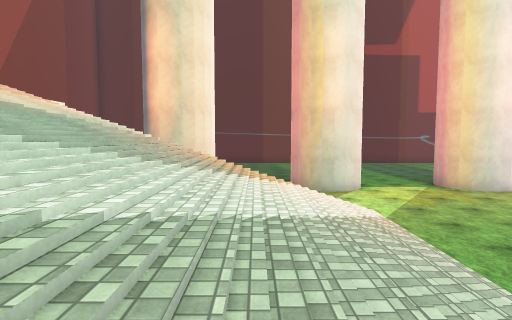
View 1 (above)

23 first-person views from a walk through a 3-D level made in the Unity game engine. The camera is 1.4 m above the floor, tilts 4° down and sees 80° across. The floor is counted in squares, 2 m on a side. Each view is taken from the middle of a square. On the plan, view 1 faces up. The plan holds only what a view shows up to about 10 squares ahead; the rest is blank. The place goes on beyond the plan. The player is left out. Some surface patterns are stand-ins.

View 2
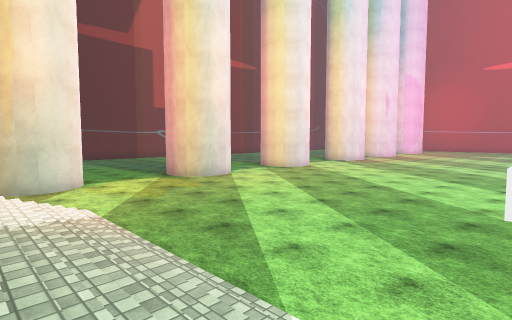

View 3
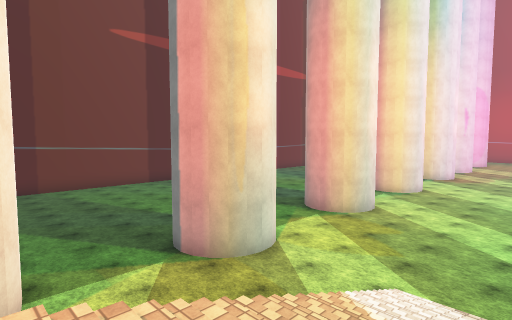

View 4
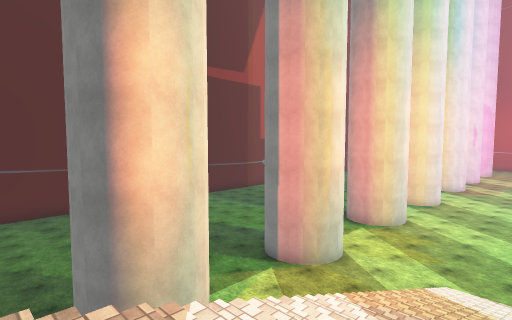

View 5
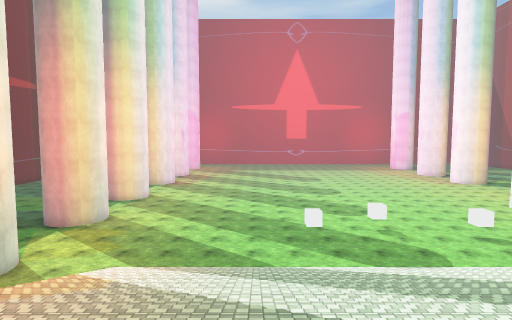

View 6
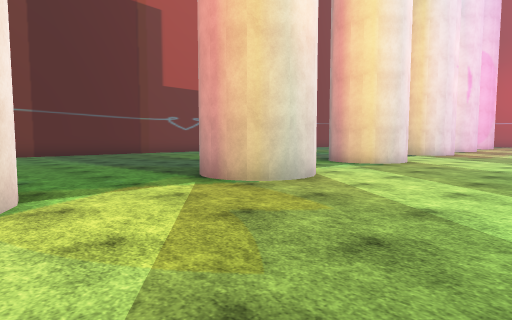

View 7
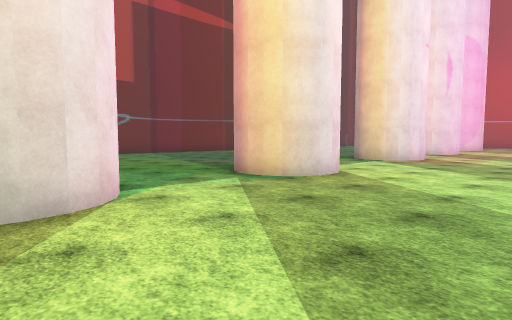

View 8
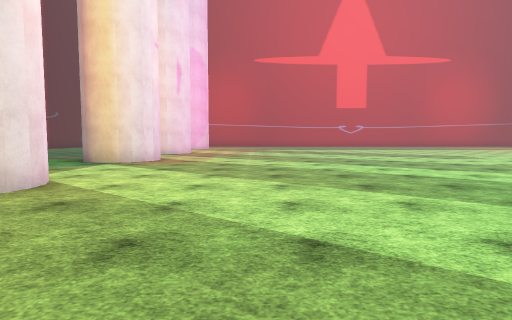

View 9
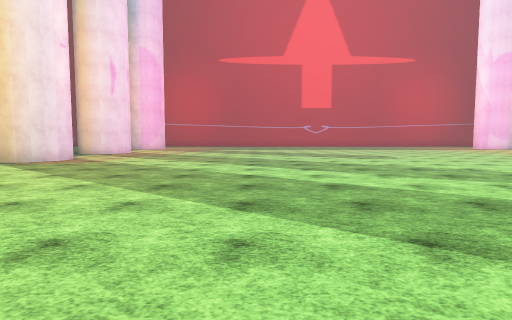

View 10
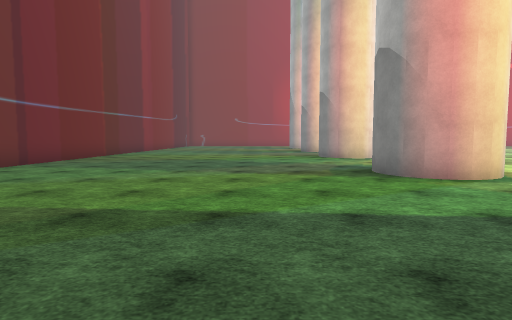

View 11
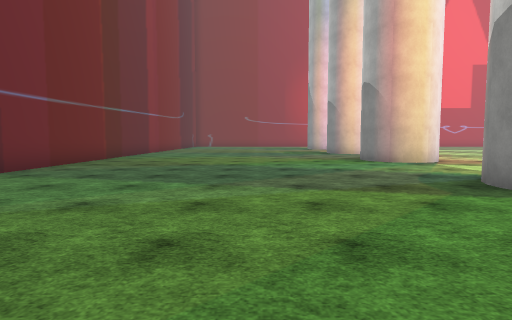

View 12
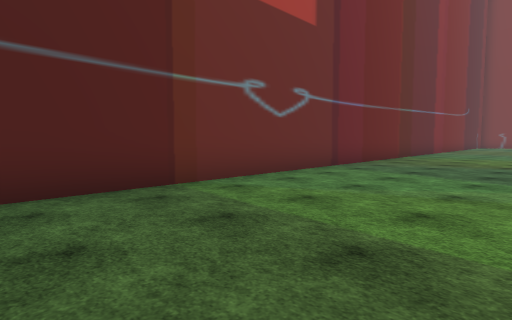

View 13
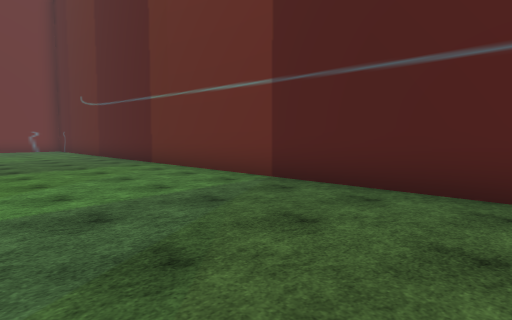

View 14
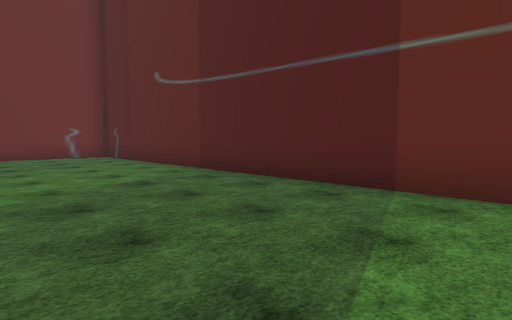

View 15
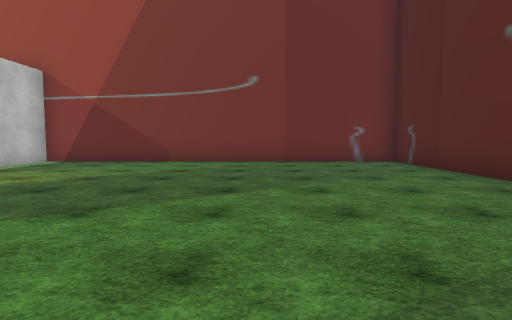

View 16
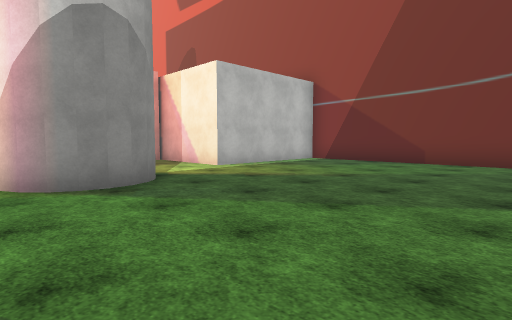

View 17
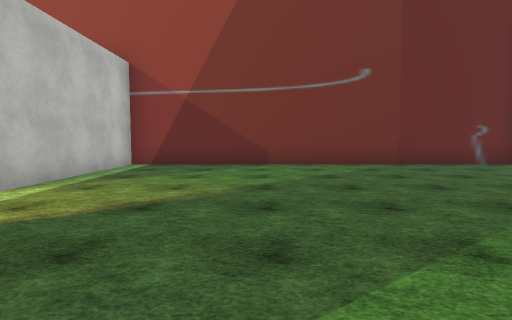

View 18
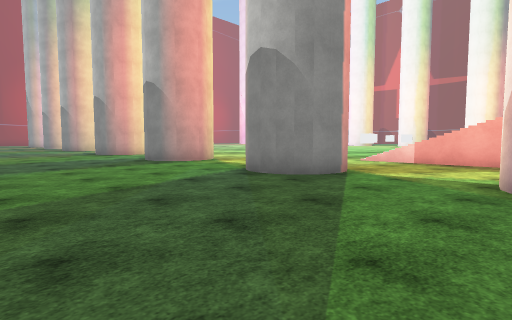

View 19
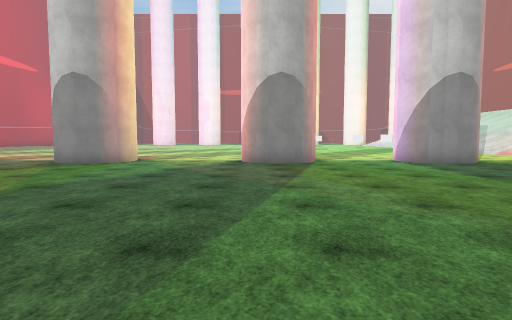

View 20
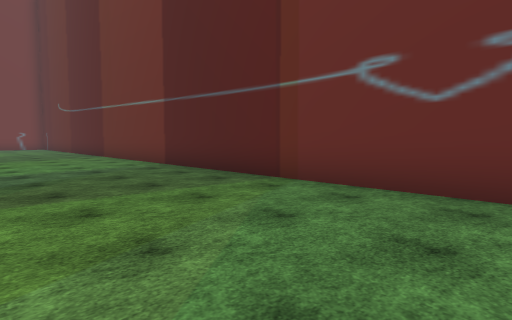

View 21
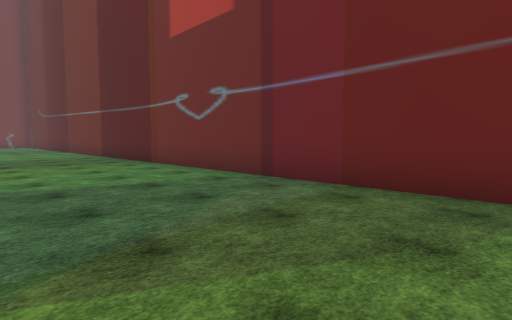

View 22
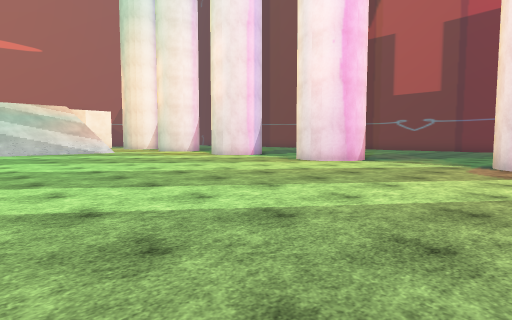

View 23
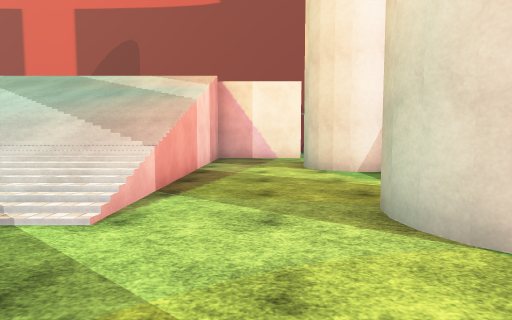

### Floor plan
Key: @ floor where view 1 was taken; # wall or solid block; . floor; / step, stairs or slope; C white cube.
Columns run from 11 left of view 1 to 18 right of it. Each row starts with its distance up from view 1.
 21 ##############################
 20 #.............................
 19 #.............................
 18 #.............................
 17 #.............................
 16 #.............................
 15 #.............................
 14 #.............................
 13 #.............................
 12 #.............................
 11 #.......##...##...##...##...##
 10 #.......##...##...##...##...##
  9 ######.......................#
  8      #........................
  7      #........................
  6       ////////................
  5       ////////................
  4       ////////................
  3       ////////................
  2       ////////................
  1       ////////..C..  .........
  0       // //@//...     ........
 -1           ////...      .......
 -2             //...        .....
 -3              /...         ....
 -4               ...          ...
 -5                .C           ..

Positions as (right, up) in squares from view 1, and headings:
1: (0, 0), facing up
2: (1, 1), facing up-right
3: (-2, 5), facing up-right
4: (-5, 5), facing up-right
5: (-5, 3), facing right
6: (3, 6), facing up-right
7: (7, 6), facing up-right
8: (8, 6), facing right
9: (8, 3), facing right
10: (6, 14), facing right
11: (8, 15), facing right
12: (7, 16), facing up-right
13: (9, 16), facing up-left
14: (2, 16), facing up-left
15: (-1, 16), facing left
16: (-1, 16), facing down-left
17: (-2, 13), facing left
18: (-2, 16), facing down-right
19: (13, 20), facing down
20: (13, 16), facing up-left
21: (18, 16), facing up-left
22: (18, 1), facing up-left
23: (5, 8), facing left
